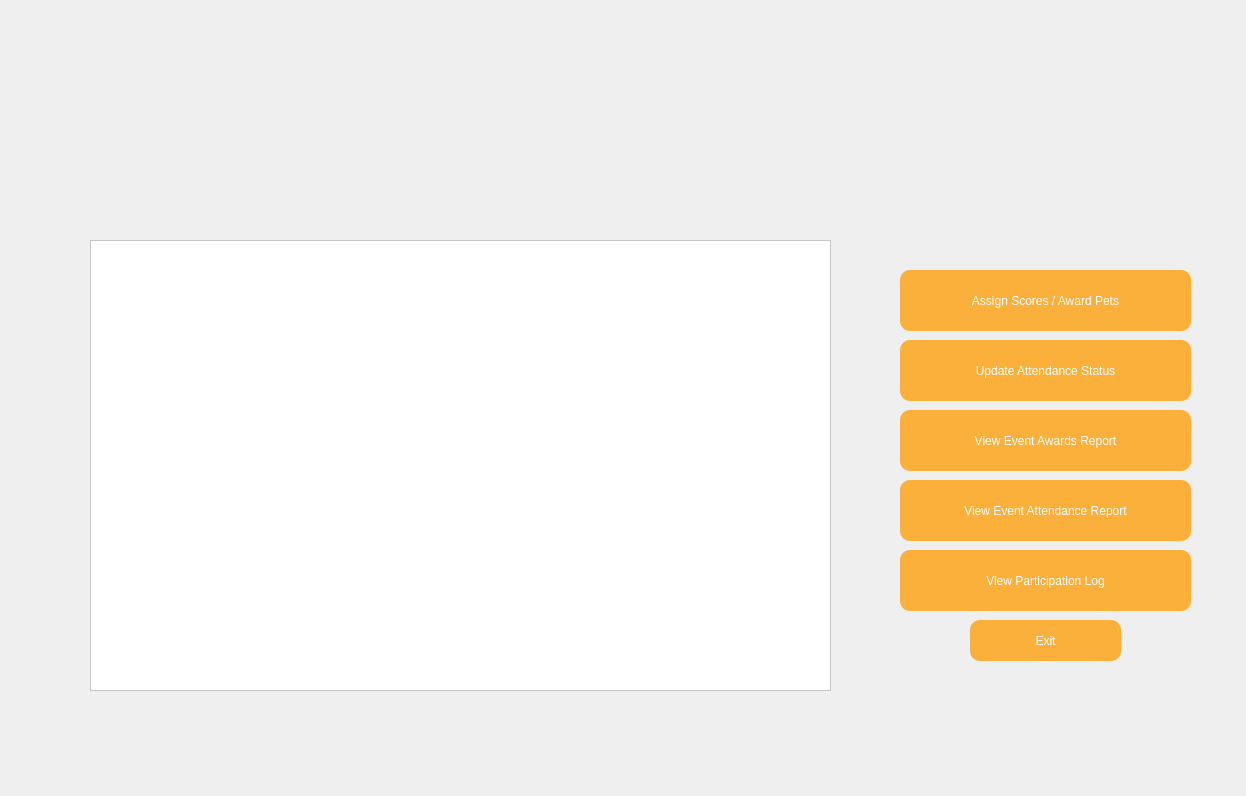
<?xml version="1.0" encoding="UTF-8"?>
<ui version="4.0">
 <class>Dialog</class>
 <widget class="QDialog" name="Dialog">
  <property name="geometry">
   <rect>
    <x>0</x>
    <y>0</y>
    <width>1246</width>
    <height>796</height>
   </rect>
  </property>
  <property name="windowTitle">
   <string>Dialog</string>
  </property>
  <widget class="QLabel" name="label">
   <property name="geometry">
    <rect>
     <x>0</x>
     <y>0</y>
     <width>1246</width>
     <height>796</height>
    </rect>
   </property>
   <property name="cursor">
    <cursorShape>ArrowCursor</cursorShape>
   </property>
   <property name="acceptDrops">
    <bool>true</bool>
   </property>
   <property name="autoFillBackground">
    <bool>false</bool>
   </property>
   <property name="text">
    <string/>
   </property>
   <property name="pixmap">
    <pixmap>images/adminmenu.png</pixmap>
   </property>
   <property name="scaledContents">
    <bool>true</bool>
   </property>
   <property name="wordWrap">
    <bool>false</bool>
   </property>
  </widget>
  <widget class="QWidget" name="widget" native="true">
   <property name="geometry">
    <rect>
     <x>0</x>
     <y>0</y>
     <width>120</width>
     <height>80</height>
    </rect>
   </property>
  </widget>
  <widget class="QPushButton" name="viewattenbuttt">
   <property name="geometry">
    <rect>
     <x>900</x>
     <y>480</y>
     <width>291</width>
     <height>61</height>
    </rect>
   </property>
   <property name="cursor">
    <cursorShape>PointingHandCursor</cursorShape>
   </property>
   <property name="styleSheet">
    <string notr="true">QWidget#viewattenbuttt{
background-color: rgb(251, 176, 59);
font: 900 12pt &quot;Arial Black&quot;; color : rgb(255, 255, 255);
border-radius: 10px;}

QWidget#viewattenbuttt:hover {
    
    background-color:rgb(238, 223, 146); 
    border: 2px solid #388E3C; 
    padding: 10px 20px; 
    font-size: 15px; 
}</string>
   </property>
   <property name="text">
    <string>View Event Attendance Report</string>
   </property>
  </widget>
  <widget class="QPushButton" name="assscoresawpetbutt">
   <property name="geometry">
    <rect>
     <x>900</x>
     <y>270</y>
     <width>291</width>
     <height>61</height>
    </rect>
   </property>
   <property name="cursor">
    <cursorShape>PointingHandCursor</cursorShape>
   </property>
   <property name="styleSheet">
    <string notr="true">QWidget#assscoresawpetbutt{
background-color: rgb(251, 176, 59);
font: 900 12pt &quot;Arial Black&quot;; color : rgb(255, 255, 255);
border-radius: 10px;}

QWidget#assscoresawpetbutt:hover {
    
    background-color:rgb(238, 223, 146); 
    border: 2px solid #388E3C; 
    padding: 10px 20px; 
    font-size: 15px; 
}</string>
   </property>
   <property name="text">
    <string>Assign Scores / Award Pets</string>
   </property>
  </widget>
  <widget class="QPushButton" name="upattendancebutt">
   <property name="geometry">
    <rect>
     <x>900</x>
     <y>340</y>
     <width>291</width>
     <height>61</height>
    </rect>
   </property>
   <property name="cursor">
    <cursorShape>PointingHandCursor</cursorShape>
   </property>
   <property name="styleSheet">
    <string notr="true">QWidget#upattendancebutt{
background-color: rgb(251, 176, 59);
font: 900 12pt &quot;Arial Black&quot;; color : rgb(255, 255, 255);
border-radius: 10px;}

QWidget#upattendancebutt:hover {
    
    background-color:rgb(238, 223, 146); 
    border: 2px solid #388E3C; 
    padding: 10px 20px; 
    font-size: 15px; 
}</string>
   </property>
   <property name="text">
    <string>Update Attendance Status</string>
   </property>
  </widget>
  <widget class="QPushButton" name="viewpartbutt">
   <property name="geometry">
    <rect>
     <x>900</x>
     <y>550</y>
     <width>291</width>
     <height>61</height>
    </rect>
   </property>
   <property name="cursor">
    <cursorShape>PointingHandCursor</cursorShape>
   </property>
   <property name="styleSheet">
    <string notr="true">QWidget#viewpartbutt{
background-color: rgb(251, 176, 59);
font: 900 12pt &quot;Arial Black&quot;; color : rgb(255, 255, 255);
border-radius: 10px;}

QWidget#viewpartbutt:hover {
    
    background-color:rgb(238, 223, 146); 
    border: 2px solid #388E3C; 
    padding: 10px 20px; 
    font-size: 15px; 
}</string>
   </property>
   <property name="text">
    <string>View Participation Log</string>
   </property>
  </widget>
  <widget class="QPushButton" name="mmexitbutt">
   <property name="geometry">
    <rect>
     <x>970</x>
     <y>620</y>
     <width>151</width>
     <height>41</height>
    </rect>
   </property>
   <property name="cursor">
    <cursorShape>PointingHandCursor</cursorShape>
   </property>
   <property name="styleSheet">
    <string notr="true">QWidget#mmexitbutt{
background-color: rgb(251, 176, 59);
font: 900 12pt &quot;Arial Black&quot;; color : rgb(255, 255, 255);
border-radius: 10px;}

QWidget#mmexitbutt:hover {
    
    background-color:rgb(238, 223, 146); 
    border: 2px solid #388E3C; 
    padding: 10px 20px; 
    font-size: 15px; 
}</string>
   </property>
   <property name="text">
    <string>Exit</string>
   </property>
  </widget>
  <widget class="QPushButton" name="vieweventawbutt">
   <property name="geometry">
    <rect>
     <x>900</x>
     <y>410</y>
     <width>291</width>
     <height>61</height>
    </rect>
   </property>
   <property name="cursor">
    <cursorShape>PointingHandCursor</cursorShape>
   </property>
   <property name="styleSheet">
    <string notr="true">QWidget#vieweventawbutt{
background-color: rgb(251, 176, 59);
font: 900 12pt &quot;Arial Black&quot;; color : rgb(255, 255, 255);
border-radius: 10px;}

QWidget#vieweventawbutt:hover {
    
    background-color:rgb(238, 223, 146); 
    border: 2px solid #388E3C; 
    padding: 10px 20px; 
    font-size: 15px; 
}</string>
   </property>
   <property name="text">
    <string>View Event Awards Report</string>
   </property>
  </widget>
  <widget class="QTableWidget" name="eventstatus">
   <property name="geometry">
    <rect>
     <x>90</x>
     <y>240</y>
     <width>741</width>
     <height>451</height>
    </rect>
   </property>
   <property name="font">
    <font>
     <family>Berlin Sans FB Demi</family>
     <pointsize>10</pointsize>
     <bold>true</bold>
    </font>
   </property>
   <property name="styleSheet">
    <string notr="true">color: rgb(20, 33, 68);
background-color: rgb(255, 255, 255);</string>
   </property>
  </widget>
 </widget>
 <resources/>
 <connections/>
</ui>
